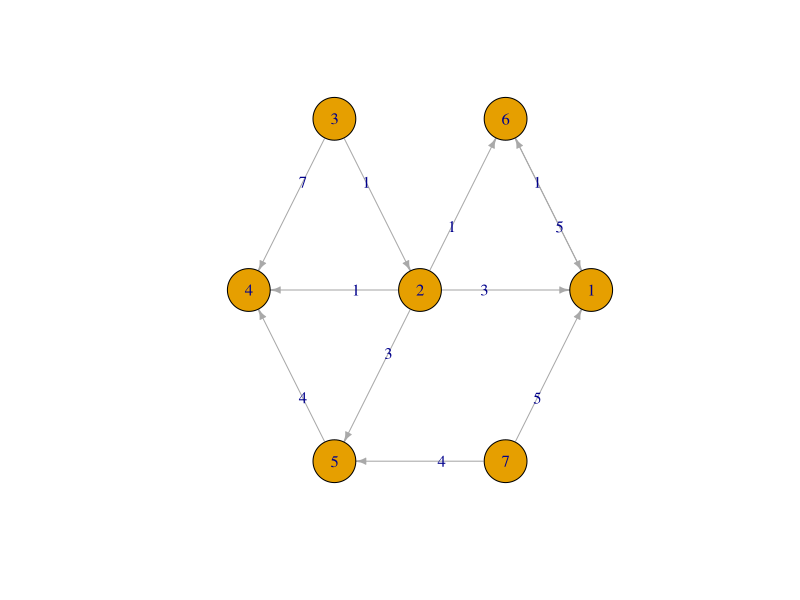

The R source for this figure:
library(igraph)
                    #  1  2  3  4  5  6  7
adj_matrix <- matrix(c(0, 0, 0, 0, 0, 5, 0, 
                       3, 0, 0, 1, 3, 1, 0, 
                       0, 1, 0, 7, 0, 0, 0, 
                       0, 0, 0, 0, 0, 0, 0, 
                       0, 0, 0, 4, 0, 0, 0,
                       1, 0, 0, 0, 0, 0, 0, 
                       5, 0, 0, 0, 4, 0, 0), ncol = 7, byrow = TRUE)

g <- graph.adjacency(adj_matrix, mode = "directed", weighted = TRUE)

coords <- matrix(c(8, 0,  # 4
                   4, 0,  # 2
                   2, 2,  # 1
                   0, 0,  # 7
                   2, -2, # 6
                   6, 2,  # 3
                   6, -2),# 5
                 byrow = TRUE, ncol = 2)

plot(g, 
     edge.label=E(g)$weight, 
     edge.label.cex=1, 
     vertex.size = 25,
     edge.arrow.size = 0.5, 
     layout = coords)

edges <- data.frame(node = c(4, 2, 1, 7, 6, 3, 5), 
                    node.x = coords[, 1], 
                    node.y = coords[, 2])

potential <- function(edges, node_start, end) {
  
  u.x <- edges[edges$node == node_start, ]$node.x
  u.y <- edges[edges$node == node_start, ]$node.y
  
  end.x <- edges[edges$node == end, ]$node.x
  end.y <- edges[edges$node == end, ]$node.y
  
  return(sqrt((u.x - end.x)^2 + (u.y - end.y)^2))
}

node_potential <- data.frame(node = edges$node, distance_from_end = rep(NA, nrow(edges)))
end_node <- 5
for (node_ in edges$node) {
  node_potential[node_potential$node == node_, ]$distance_from_end <- potential(edges, node_, end_node)
}

node_potential_sorted <- node_potential[order(node_potential$node), ]

a_star <- function(graph, edges_coords, heuristic, start, goal) {
  #' Finds the shortest distance between two nodes using the A-star (A*) algorithm
  #' @param graph an adjacency-matrix-representation of the graph where (x,y) is the weight of the edge or 0 if there is no edge.
  #' @param heuristic an estimation of distance from node x to y that is guaranteed to be lower than the actual distance. E.g. straight-line distance
  #' @param start the node to start from.
  #' @param goal the node we're searching for
  #' @return The shortest distance to the goal node. Can be easily modified to return the path.
  
  # This contains the distances from the start node to all other nodes, initialized with a distance of "Infinity"
  distances = rep(Inf, nrow(graph))
  
  # The distance from the start node to itself is of course 0
  distances[start] = 0
  
  # This contains the priorities with which to visit the nodes, calculated using the heuristic.
  priorities = rep(Inf, nrow(graph))
  
  # start node has a priority equal to straight line distance to goal. It will be the first to be expanded.
  priorities[start] = heuristic(edges_coords, start, goal)
  
  # This contains whether a node was already visited
  visited = rep(FALSE, nrow(graph))
  
  # While there are nodes left to visit...
  repeat {
    # ... find the node with the currently lowest priority...
    lowest_priority = Inf
    lowest_priority_index = -1
    for(i in seq_along(priorities)) {
      # ... by going through all nodes that haven't been visited yet
      if(priorities[i] < lowest_priority && !visited[i]){
        lowest_priority = priorities[i]
        lowest_priority_index = i
      }
    }
    if (lowest_priority_index == -1){
      # There was no node not yet visited --> Node not found
      return (-1)
    } else if (lowest_priority_index == goal){
      # Goal node found
      print("Goal node found!")
      return(distances[lowest_priority_index])
    }
    cat("Visiting node ", lowest_priority_index, " with currently lowest priority of ", lowest_priority)
    
    # ...then, for all neighboring nodes that haven't been visited yet....
    for(i in seq_along(graph[lowest_priority_index,])) {
      if(graph[lowest_priority_index,i] != 0 && !visited[i]){
        # ...if the path over this edge is shorter...
        if(distances[lowest_priority_index] + graph[lowest_priority_index,i] < distances[i]){
          # ...save this path as new shortest path
          distances[i] = distances[lowest_priority_index] + graph[lowest_priority_index,i]
          # ...and set the priority with which we should continue with this node
          priorities[i] = distances[i] + heuristic(edges_coords, i, goal)
          cat("Updating distance of node ", i, " to ", distances[i], " and priority to ", priorities[i], "\n")
        }
        # Lastly, note that we are finished with this node.
        visited[lowest_priority_index] = TRUE
        cat("Visited nodes: ", visited, "\n")
        cat("Currently lowest distances: ", distances, "\n")
      }
    }
  }
}


# --- tester l'algorithme
a_star(adj_matrix, edges, potential, 3, 6)
